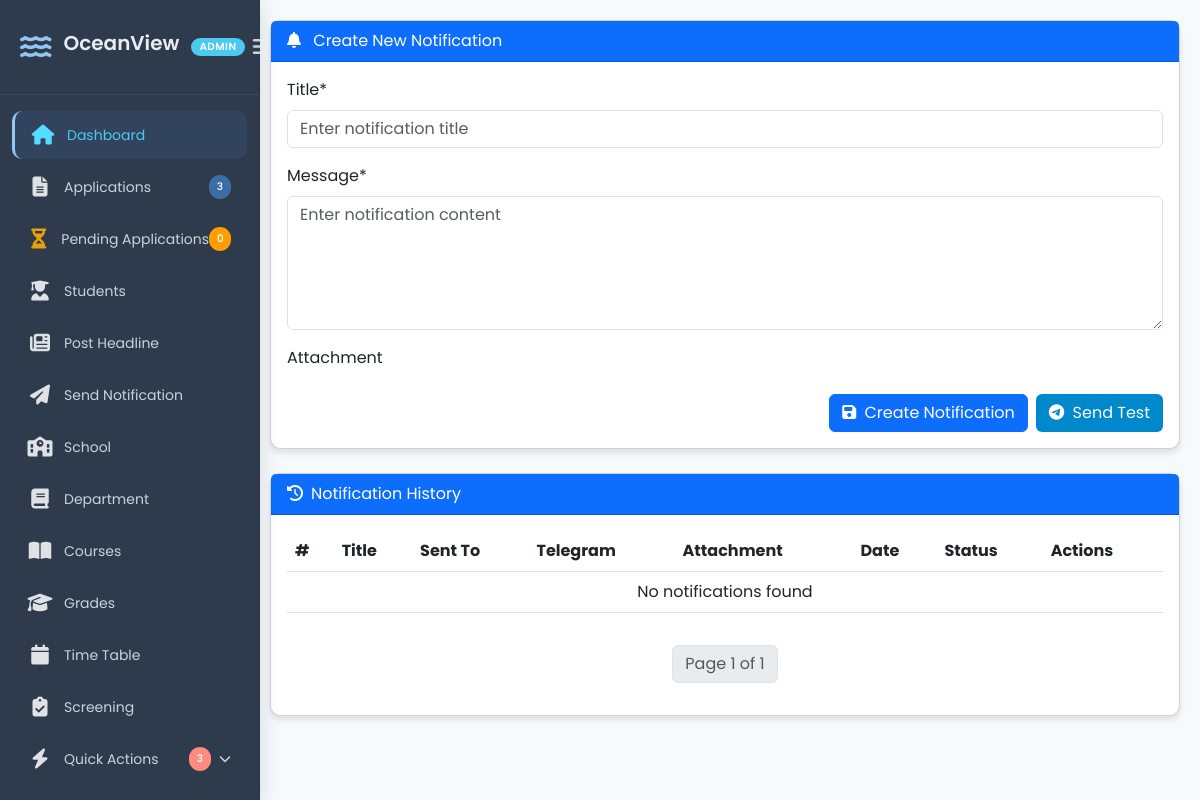
/notification/, run on an earlier commit of the app's database.
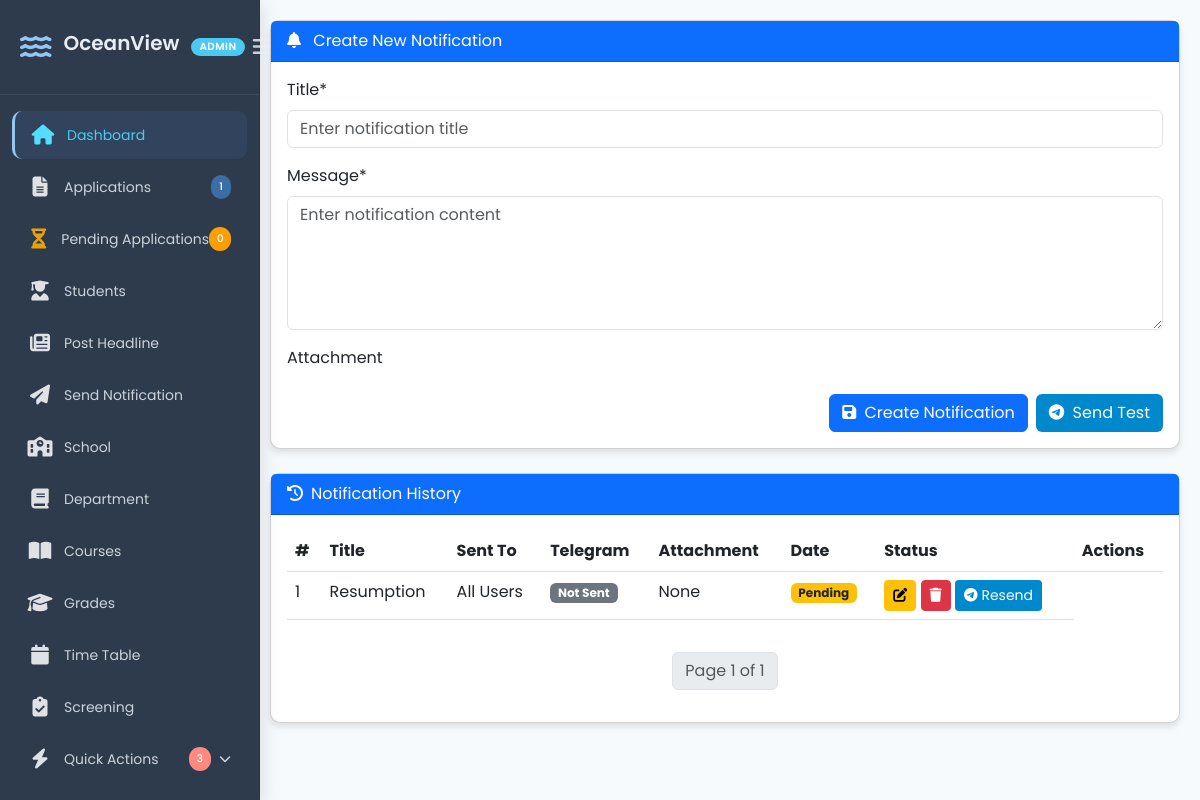
And on a later commit of the database.
### portal/models.py (models this page shows, shortened)
class Notification(models.Model):
    title = models.CharField(max_length=100)
    message = models.CharField(max_length=10000)
    created_at = models.DateTimeField(default=now, editable=True)

### crm/views.py (the view)
# urls.py: path("notification/", Notify_student, name = "Notify_student" ),
def Notify_student(request):
    total_applications = Application.objects.count()
    total_pending_application = Application.objects.filter(is_approved=False).count()
    if request.method == "POST":
        form = NotificationForm(request.POST, request.FILES)
        if form.is_valid():
            form.save()
            messages.success(request, "Notification Sent successfully!")
            return redirect("Notify_student")
    else:
        form = NotificationForm()
    notifications = paginate_notifications(request)
    return render(request, "crm/post_notification.html", {"form":form, "notifications":notifications, 'total_pending_application': total_pending_application, 'total_applications': total_applications})

### crm/forms.py
class NotificationForm(forms.ModelForm):
    class Meta:
        model = Notification
        fields = ["title", "message"]
        widgets = {
            "title": forms.TextInput(attrs={"class": "form-control", "placeholder": "Enter notification title"}),
            "message": forms.Textarea(attrs={"class": "form-control", "rows": 5, "placeholder": "Enter notification content"}),
        }

### crm/views.py (called while the page is built)
def paginate_notifications(request):
    notification_list = Notification.objects.all()
    paginator = Paginator(notification_list, 3)  # 3 headlines per page
    page_number = request.GET.get("page")
    return paginator.get_page(page_number)

### crm/templates/crm/post_notification.html (shortened to what the changed rows need)
{% load static %}
<!DOCTYPE html>
<html lang="en">
<head>
    <link href="https://cdn.jsdelivr.net/npm/bootstrap@5.3.0/dist/css/bootstrap.min.css" rel="stylesheet">
    <link rel="stylesheet" href="https://cdnjs.cloudflare.com/ajax/libs/font-awesome/6.0.0/css/all.min.css">
    <link rel="stylesheet" href="{% static 'crm/css/post_notification.css' %}">
</head>
<body>
    {% include 'crm/sidebar.html' %}
    <div class="main-content" style="margin-left: 250px; padding: 20px;">
        <div class="card">
            <div class="card-body">
                <div class="table-responsive">
                    <table class="table table-hover">
                        <thead>
                            <tr>
                                <th>#</th>
                                <th>Title</th>
                                <th>Sent To</th>
                                <th>Telegram</th>
                                <th>Attachment</th>
                                <th>Date</th>
                                <th>Status</th>
                                <th>Actions</th>
                            </tr>
                        </thead>
                        <tbody>
                            {% for notification in notifications %}
                            <tr>
                                <td>{{ forloop.counter }}</td>
                                <td>{{ notification.title }}</td>
                                <td>{{ notification.recipients|default:"All Users" }}</td>
                                <td>
                                    {% if notification.send_telegram %}
                                        <span class="badge bg-success"><i class="fab fa-telegram"></i> Sent</span>
                                    {% else %}
                                        <span class="badge bg-secondary">Not Sent</span>
                                    {% endif %}
                                </td>
                                <td>
                                    {% if notification.image %}
                                        <img src="{{ notification.image.url }}" class="img-thumbnail">
                                    {% else %}
                                        None
                                    {% endif %}
                                </td>
                                <td>
                                    {% if notification.status == 'sent' %}
                                        <span class="badge bg-success">Delivered</span>
                                    {% else %}
                                        <span class="badge bg-warning text-dark">Pending</span>
                                    {% endif %}
                                </td>
                                <td>
                                    <a href="#" class="btn btn-sm btn-warning">
                                        <i class="fas fa-edit"></i>
                                    </a>
                                    <form action="#" method="POST" class="d-inline">
                                        <button type="submit" class="btn btn-sm btn-danger" onclick="return confirm('Delete this notification?')">
                                            <i class="fas fa-trash"></i>
                                        </button>
                                    </form>
                                    <button class="btn btn-sm btn-telegram" onclick="resendNotification({{ notification.id }})">
                                        <i class="fab fa-telegram"></i> Resend
                                    </button>
                                </td>
                            </tr>
                            {% empty %}
                            <tr>
                                <td colspan="8" class="text-center">No notifications found</td>
                            </tr>
                            {% endfor %}
                        </tbody>
                    </table>
                </div>
            </div>
        </div>
    </div>
</body>
</html>

What changed in the data, as far as the page shows it:
added Notification: title "Resumption", recipients "All Users"
Also different on the page:
{{ total_applications }}: "3" → "1"
text no longer shown: "No notifications found"
